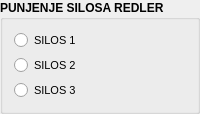
         <widget class="QGroupBox" name="groupBox_5">
          <property name="font">
           <font>
            <pointsize>9</pointsize>
            <weight>75</weight>
            <bold>true</bold>
           </font>
          </property>
          <property name="title">
           <string>PUNJENJE SILOSA REDLER</string>
          </property>
          <layout class="QVBoxLayout" name="verticalLayout_17">
           <item>
            <widget class="QRadioButton" name="srednji_psilosa_1">
             <property name="font">
              <font>
               <pointsize>8</pointsize>
               <weight>50</weight>
               <bold>false</bold>
              </font>
             </property>
             <property name="text">
              <string>SILOS 1</string>
             </property>
            </widget>
           </item>
           <item>
            <widget class="QRadioButton" name="srednji_psilosa_2">
             <property name="font">
              <font>
               <pointsize>8</pointsize>
               <weight>50</weight>
               <bold>false</bold>
              </font>
             </property>
             <property name="text">
              <string>SILOS 2</string>
             </property>
            </widget>
           </item>
           <item>
            <widget class="QRadioButton" name="srednji_psilosa_3">
             <property name="font">
              <font>
               <pointsize>8</pointsize>
               <weight>50</weight>
               <bold>false</bold>
              </font>
             </property>
             <property name="text">
              <string>SILOS 3</string>
             </property>
            </widget>
           </item>
          </layout>
         </widget>
